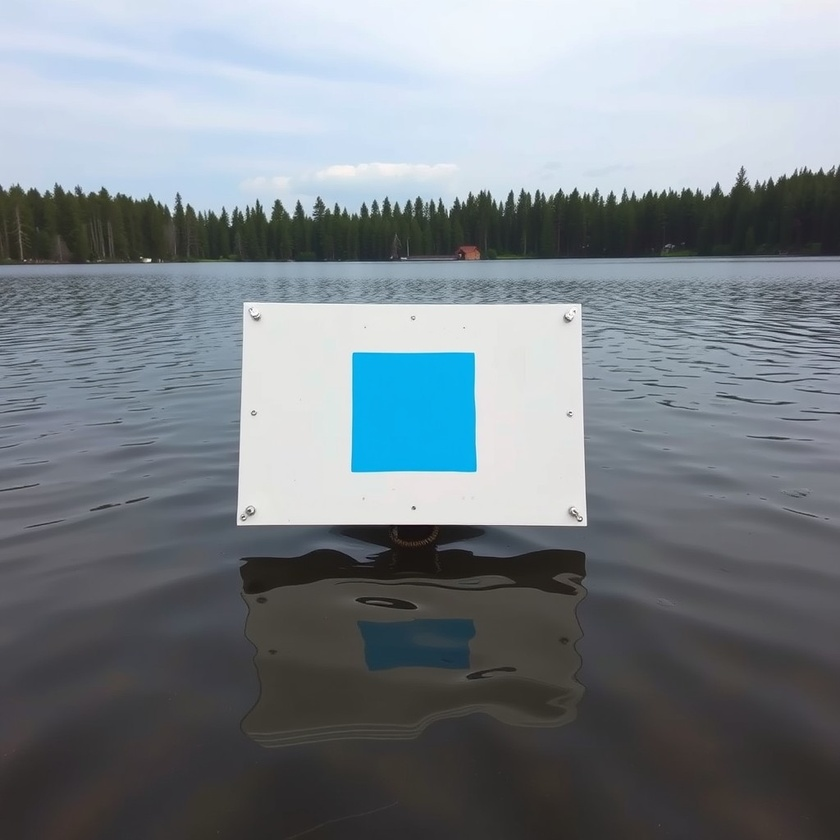
#> input picture NaviGator/perception/navigator_vision/nodes/dock_color_detection/test_images/dock_blue1.jpg, 840 x 840 px, shrunk from 1024 x 1024 before the run
$ python -i dockdeliver_pipeline.py   (imports and definitions only)   (older library calls are emulated)
#> lines starting #> are read from the running program, lines starting #| are printed output that depends on the picture; after the words box and inside, x2 and y2 are one past the last pixel; in counts of white or black regions, pixels touching at a corner belong together
#> further down, picture is the input picture: shape (840, 840, 3); mean B, G, R 137.7, 131.2, 122.8
import cv2
import numpy
import math
from enum import Enum

class GripPipeline:
    """
    An OpenCV pipeline generated by GRIP.
    """

    def __init__(self):
        """initializes all values to presets or None if need to be set
        """

        self.__blur_type = BlurType.Box_Blur
        self.__blur_radius = 26.126126126126124

        self.blur_output = None

        self.__rgb_threshold_input = self.blur_output
        self.__rgb_threshold_red = [0.0, 109.04040404040403]
        self.__rgb_threshold_green = [64.20863309352518, 148.10606060606062]
        self.__rgb_threshold_blue = [119.24460431654676, 255.0]

        self.rgb_threshold_output = None

        self.__find_contours_input = self.rgb_threshold_output
        self.__find_contours_external_only = False

        self.find_contours_output = None


    def process(self, source0):
        """
        Runs the pipeline and sets all outputs to new values.
        """
        # Step Blur0:
        self.__blur_input = source0
        (self.blur_output) = self.__blur(self.__blur_input, self.__blur_type, self.__blur_radius)

        # Step RGB_Threshold0:
        self.__rgb_threshold_input = self.blur_output
        (self.rgb_threshold_output) = self.__rgb_threshold(self.__rgb_threshold_input, self.__rgb_threshold_red, self.__rgb_threshold_green, self.__rgb_threshold_blue)

        # Step Find_Contours0:
        self.__find_contours_input = self.rgb_threshold_output
        (self.find_contours_output) = self.__find_contours(self.__find_contours_input, self.__find_contours_external_only)


    @staticmethod
    def __blur(src, type, radius):
        """Softens an image using one of several filters.
        Args:
            src: The source mat (numpy.ndarray).
            type: The blurType to perform represented as an int.
            radius: The radius for the blur as a float.
        Returns:
            A numpy.ndarray that has been blurred.
        """
#> called with radius = 26.13
        if(type is BlurType.Box_Blur):
            ksize = int(2 * round(radius) + 1)
            return cv2.blur(src, (ksize, ksize))
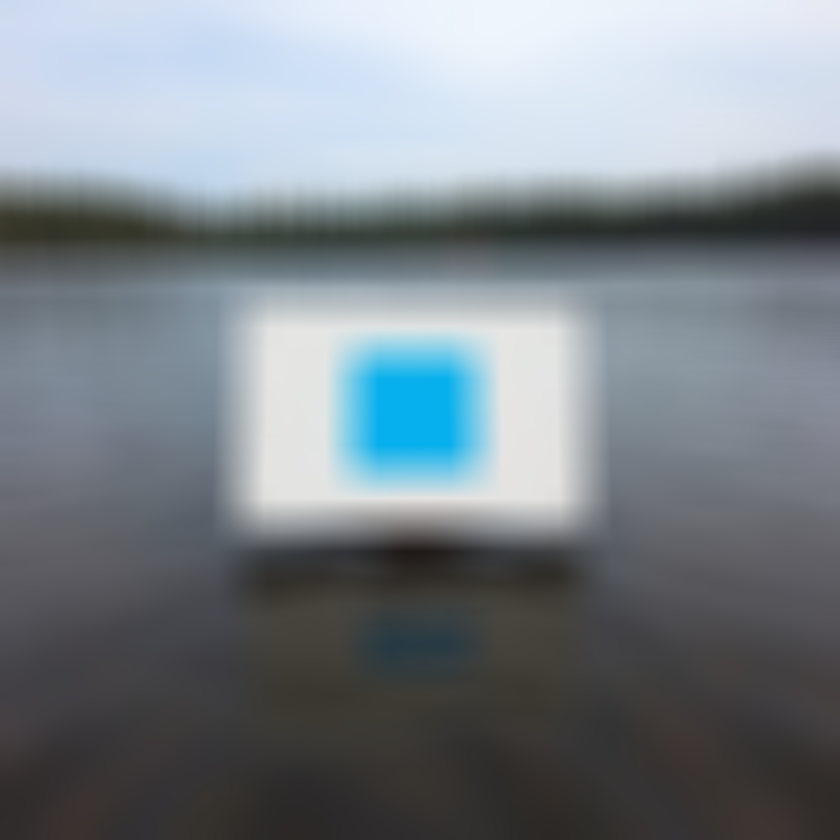
#> returned value: shape (840, 840, 3); mean of channels 0, 1, 2 137.7, 131.2, 122.8; drawn as B, G, R
        elif(type is BlurType.Gaussian_Blur):
            ksize = int(6 * round(radius) + 1)
            return cv2.GaussianBlur(src, (ksize, ksize), round(radius))
        elif(type is BlurType.Median_Filter):
            ksize = int(2 * round(radius) + 1)
            return cv2.medianBlur(src, ksize)
        else:
            return cv2.bilateralFilter(src, -1, round(radius), round(radius))

    @staticmethod
    def __rgb_threshold(input, red, green, blue):
        """Segment an image based on color ranges.
        Args:
            input: A BGR numpy.ndarray.
            red: A list of two numbers the are the min and max red.
            green: A list of two numbers the are the min and max green.
            blue: A list of two numbers the are the min and max blue.
        Returns:
            A black and white numpy.ndarray.
        """
        out = cv2.cvtColor(input, cv2.COLOR_BGR2RGB)
        return cv2.inRange(out, (red[0], green[0], blue[0]),  (red[1], green[1], blue[1]))
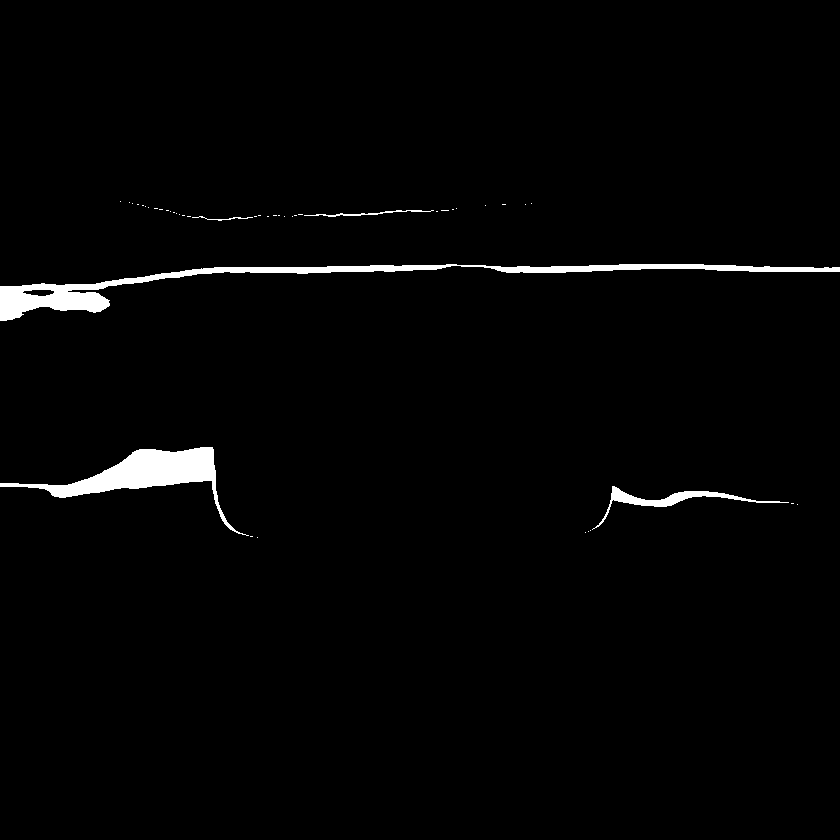
#> returned value: shape (840, 840); 1.8% white; 45 white regions (40 under 20 px), largest, box (x1, y1, x2, y2) and area: (0, 264, 840, 321) 6669, (0, 447, 249, 536) 4844, (592, 486, 789, 530) 1122, (304, 210, 434, 217) 212, (192, 216, 253, 221) 75

    @staticmethod
    def __find_contours(input, external_only):
        """Sets the values of pixels in a binary image to their distance to the nearest black pixel.
        Args:
            input: A numpy.ndarray.
            external_only: A boolean. If true only external contours are found.
        Return:
            A list of numpy.ndarray where each one represents a contour.
        """
        if(external_only):
            mode = cv2.RETR_EXTERNAL
        else:
            mode = cv2.RETR_LIST
        method = cv2.CHAIN_APPROX_SIMPLE
        im2, contours, hierarchy =cv2.findContours(input, mode=mode, method=method)
        return contours


BlurType = Enum('BlurType', 'Box_Blur Gaussian_Blur Median_Filter Bilateral_Filter')

>>> import cv2
>>> picture = cv2.imread('dock_color_detection/test_images/dock_blue1.jpg')
>>> result = GripPipeline().process(picture)

$ run again, on NaviGator/perception/navigator_vision/nodes/dock_color_detection/test_images/dock_red_angled1.jpg
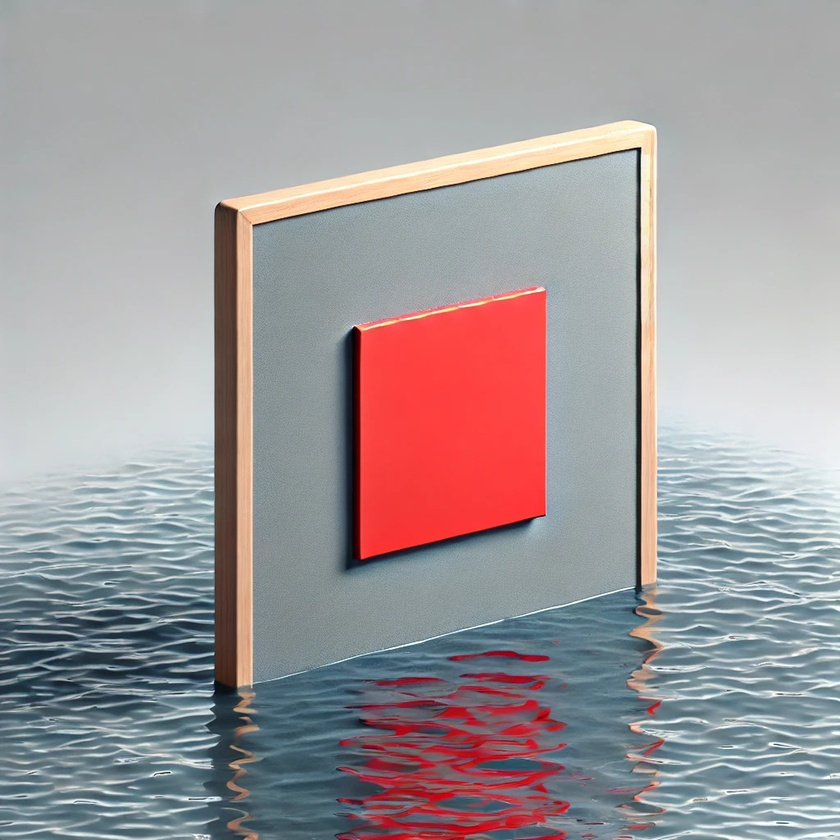
#> input picture NaviGator/perception/navigator_vision/nodes/dock_color_detection/test_images/dock_red_angled1.jpg, 840 x 840 px, shrunk from 1024 x 1024 before the run
#> picture is the input picture: shape (840, 840, 3); mean B, G, R 154.9, 152.7, 160.3
#> in __blur, `return cv2.blur(src, (ksize, ksize))`:
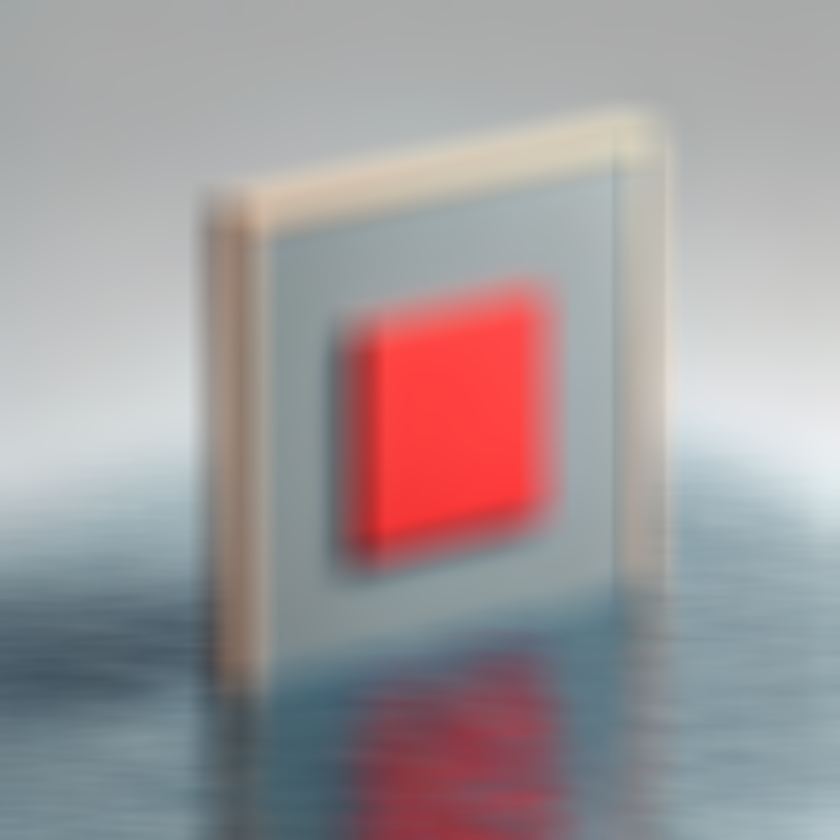
#> returned value: shape (840, 840, 3); mean of channels 0, 1, 2 154.9, 152.7, 160.3; drawn as B, G, R
#> in __rgb_threshold, `return cv2.inRange(out, (red[0], green[0], blue[0]),  (red[1], green[1..`:
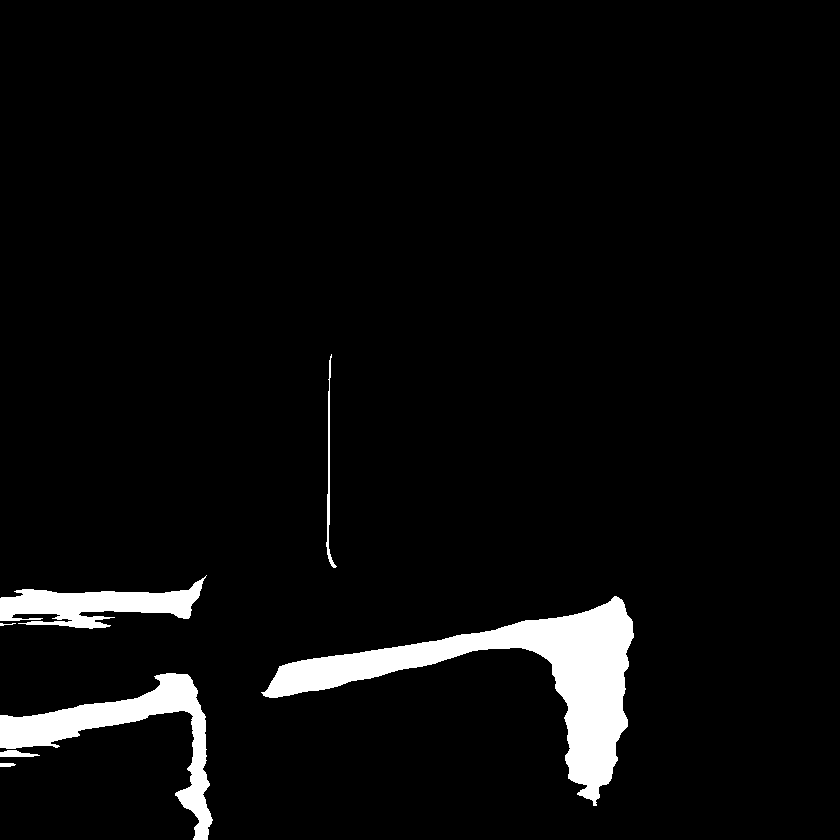
#> returned value: shape (840, 840); 4.7% white; 7 white regions, largest, box (x1, y1, x2, y2) and area: (261, 596, 634, 806) 18983, (0, 673, 213, 840) 8007, (0, 575, 207, 629) 5124
